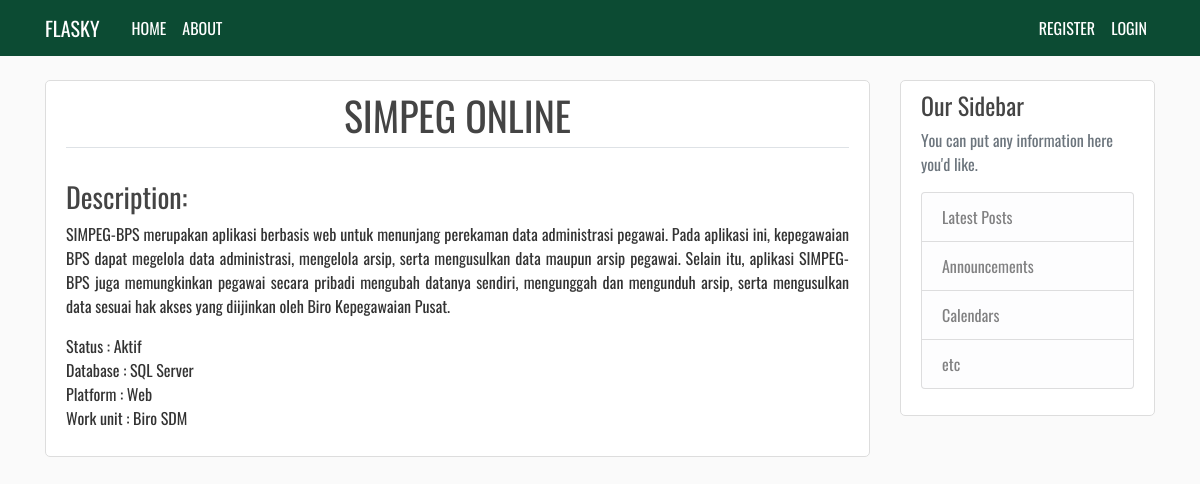
The app's page /apk/3 with its own data.
### mysite/models.py (models this page shows, shortened)
class Application(db.Model):
    id = db.Column(db.Integer, primary_key=True)
    name = db.Column(db.String(30), unique=True)
    description = db.Column(db.Text, nullable=False)
    status = db.Column(db.String(20), nullable=False)
    platform = db.Column(db.String(30), nullable=False)
    database = db.Column(db.String(30), nullable=False)
    user_id = db.Column(db.Integer, db.ForeignKey('user.id'), nullable=False)
    date_posted = db.Column(db.DateTime, nullable=False, default=datetime.utcnow)

### mysite/routes.py (the view)
@app.route('/apk/<int:apk_id>')
def apk(apk_id):
    apk = Application.query.get_or_404(apk_id)
    return render_template('apk.html', title='Application', apk=apk)

### mysite/templates/apk.html
{% extends "base.html" %}
{% block content %}
  <div class="content-section">
    <h1 style="text-align: center;" class="border-bottom pb-2">{{ apk.name|upper }}</h1><br>
    <h3>Description:</h3>
    <p style="text-align: justify;">{{ apk.description }}</p>
    <p>
      Status : {{ apk.status }}<br>
      Database : {{ apk.database }}<br>
      Platform : {{ apk.platform }}<br>
      Work unit : Biro SDM
    </p>
  </div>
{% endblock content %}

### mysite/static/style.css (style rules this page uses)
body { background: #fafafa; color: #333333; margin-top: 5rem; }
body { font-family: "Oswald", sans-serif; }
h1, h2, h3, h4, h5, h6 { color: #444444; }
.content-section { background: #ffffff; padding: 10px 20px; border: 1px solid #dddddd; border-radius: 5px; margin-bottom: 20px; }

### records on screen
Application: name "SIMPEG ONLINE", description "SIMPEG-BPS merupakan aplikasi berbasis web untuk menunjang perekaman data administrasi pegawai. Pada aplikasi ini, kepegawaian BPS dapat megelola data administrasi, mengelola arsip, serta mengusulkan data maupun arsip pegawai. Selain itu, aplikasi SIMPEG-BPS juga memungkinkan pegawai secara pribadi mengubah datanya sendiri, mengunggah dan mengunduh arsip, serta mengusulkan data sesuai hak akses yang diijinkan oleh Biro Kepegawaian Pusat.", status "Aktif", database "SQL Server", platform "Web"
